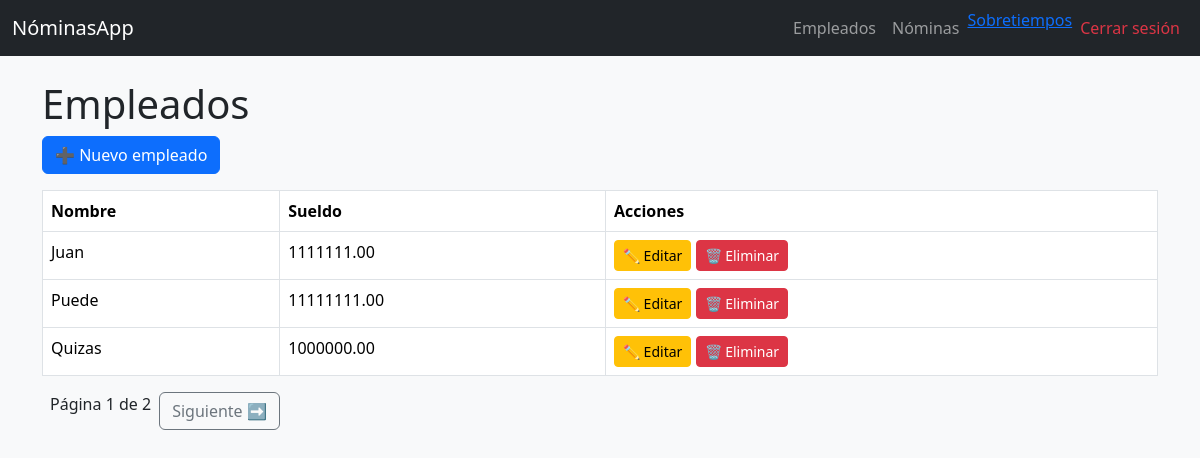
Before: /empleados/ (signed in) with the older database file.
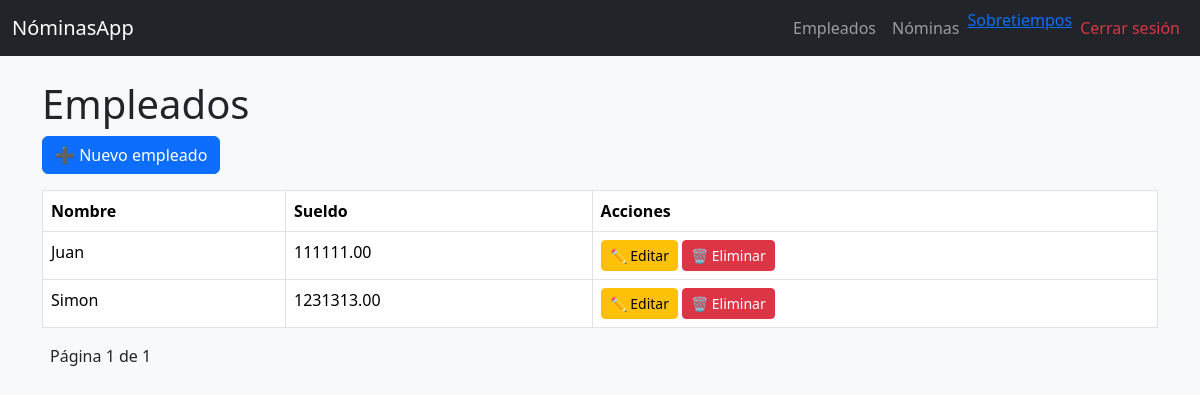
After: the same page with the newer database file.
### nomina/models.py (models this page shows, shortened)
class Empleado(models.Model):
    cedula = models.CharField(
        max_length=10,
        unique=True,
        validators=[RegexValidator(r'^\d{10}$', 'La cédula debe tener 10 dígitos')]
    )
    nombre = models.CharField(
        max_length=100,
        validators=[RegexValidator(r'^[A-Za-z\s]+$', 'El nombre solo puede contener letras y espacios')]
    )
    sueldo = models.DecimalField(max_digits=10, decimal_places=2, validators=[MinValueValidator(0.01)])
    departamento = models.CharField(max_length=50, choices=DEPARTAMENTO_CHOICES)
    cargo = models.CharField(max_length=50, choices=CARGO_CHOICES)

### nomina/views.py (the view)
# urls.py: path("empleados/", views.lista_empleados, name="empleado_list"),
@login_required
def lista_empleados(request):
    empleados = Empleado.objects.all().order_by("nombre")
    paginator = Paginator(empleados, 3)
    page_number = request.GET.get("page")
    page_obj = paginator.get_page(page_number)
    return render(request, "empleados/lista.html", {"page_obj": page_obj})

### nomina/templates/empleados/lista.html (shortened to what this page needs)
{% extends 'layouts/base.html' %}
{% block content %}
<h1>Empleados</h1>
<a class="btn btn-primary mb-3" href="{% url 'empleado_create' %}">➕ Nuevo empleado</a>
<table class="table table-bordered">
  <thead>
    <tr>
      <th>Nombre</th>
      <th>Sueldo</th>
      <th>Acciones</th>
    </tr>
  </thead>
  <tbody>
  {% for e in page_obj %}
    <tr>
      <td>{{ e.nombre }}</td>
      <td>{{ e.sueldo }}</td>
      <td>
        <a class="btn btn-sm btn-warning" href="{% url 'empleado_update' e.pk %}">✏️ Editar</a>
        <a class="btn btn-sm btn-danger" href="{% url 'empleado_delete' e.pk %}">🗑️ Eliminar</a>
      </td>
    </tr>
  {% empty %}
    <tr>
      <td colspan="3">No hay empleados registrados.</td>
    </tr>
  {% endfor %}
  </tbody>
</table>
<div class="pagination mt-3">
  <span class="mx-2">Página {{ page_obj.number }} de {{ page_obj.paginator.num_pages }}</span>
  {% if page_obj.has_next %}
    <a class="btn btn-outline-secondary" href="?page={{ page_obj.next_page_number }}">Siguiente ➡</a>
  {% endif %}
</div>
{% endblock %}

Changed rows visible on the page:
removed Empleado: nombre "Puede", sueldo "11111111.00"
removed Empleado: nombre "Quizas", sueldo "1000000.00"
changed Empleado "Juan": sueldo "1111111.00" → "111111.00"
now on this page (row edited): Empleado: nombre "Simon", sueldo "1231313.00"
Other visible differences:
{{ page_obj.paginator.num_pages }}: "2" → "1"
text no longer shown: "Siguiente ➡"
